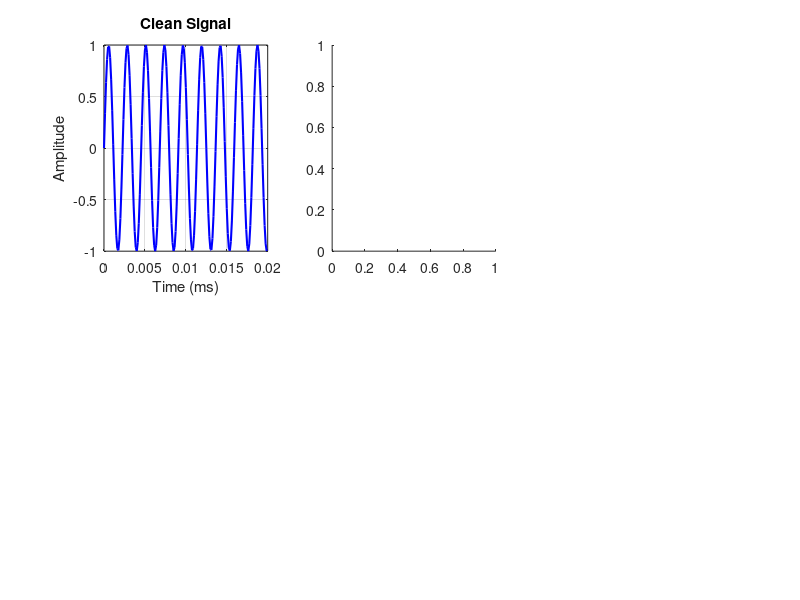

MATLAB code to generate this figure: (Note: this script raises an error after producing the figure.)
%% Lab 1: AWGN & SNR
% TODO-1: Generate clean signal
fs=8000; t=0:1/fs:1; f0=440;
s = sin(2*pi*f0*t); % Fill in!
% TODO-2: Signal power
P_s = mean(s.^2);
% TODO-3: Sigma from SNR_dB=10
SNR_lin = 10^(10/10);
sigma = sqrt(P_s/SNR_lin);
% TODO-4: Add AWGN
n = sigma*randn(size(t)); r = s + n;
% TODO-5: Verify SNR
P_n = mean(n.^2);
SNR_chk = 10*log10(P_s/P_n);
fprintf('%.1f dB\n', SNR_chk);
% TODO-6: Plot 6-panel subplot
figure('Position', [100 100 1200 600]);

% Panel 1: Clean Signal
subplot(2,3,1);
plot(t(1:160), s(1:160), 'b', 'LineWidth', 1.5);
xlabel('Time (ms)');
ylabel('Amplitude');
title('Clean Signal');
grid on;

% Panel 2: Noise Histogram
subplot(2,3,2);
n_noise = sigma*randn(1, 8000);
histogram(n_noise, 50, 'FaceColor', 'r', 'EdgeColor', 'k');
xlabel('Amplitude');
ylabel('Frequency');
title('Noise Histogram');
grid on;

% Panel 3: SNR = +20 dB
snr_vals = [20, 10, 0, -5];
titles = {'VERY GOOD (+20 dB)', 'GOOD (+10 dB)', 'BOUNDARY (0 dB)', 'POOR (-5 dB)'};
for i = 1:4
    SNR_dB = snr_vals(i);
    SNR_lin = 10^(SNR_dB/10);
    sigma_i = sqrt(P_s/SNR_lin);
    n_i = sigma_i*randn(size(t));
    r_i = s + n_i;
    
    subplot(2,3,i+2);
    plot(t(1:160), r_i(1:160), 'LineWidth', 1);
    xlabel('Time (ms)');
    ylabel('Amplitude');
    title(sprintf('SNR = %+d dB', SNR_dB));
    grid on;
end
% TODO-7: sound() at each SNR
for i = 1:length(snr_vals)
    SNR_dB = snr_vals(i);
    SNR_lin = 10^(SNR_dB/10);
    sigma_i = sqrt(P_s/SNR_lin);
    n_i = sigma_i*randn(size(t));
    r_i = s + n_i;
    
    fprintf('Playing SNR = %d dB. Press any key to continue...\n', SNR_dB);
    sound(r_i, fs);
    pause;
end


%Bonus 1: Plot SNR accuracy vs N samples (100 to 100,000)
sample_sizes = [100, 500, 1000, 5000, 10000, 50000, 100000];
snr_errors = zeros(size(sample_sizes));
for i = 1:length(sample_sizes)
    N = sample_sizes(i);
    s_sample = sin(2*pi*f0*(0:N-1)/fs);
    P_s_sample = mean(s_sample.^2);
    
    SNR_dB_target = 10; % Target SNR in dB
    SNR_lin_target = 10^(SNR_dB_target/10);
    sigma_sample = sqrt(P_s_sample/SNR_lin_target);
    
    n_sample = sigma_sample*randn(size(s_sample));
    r_sample = s_sample + n_sample;
    
    P_n_sample = mean(n_sample.^2);
    SNR_dB_estimated = 10*log10(P_s_sample/P_n_sample);
    
    snr_errors(i) = abs(SNR_dB_estimated - SNR_dB_target);
end
figure;
semilogx(sample_sizes, snr_errors, 'b-o', 'LineWidth', 2, 'MarkerSize', 8);
xlabel('Number of Samples (N)');            
ylabel('SNR Estimation Error (dB)');
title('SNR Estimation Error vs Number of Samples', 'FontSize', 12, 'FontWeight', 'bold');
grid on;    

%Bonus 2:
%Colored noise — compare PSD with pwelch()

figure;
fs = 8000;
t = 0:1/fs:1;
f0 = 440;
s = sin(2*pi*f0*t);

% Generate colored noise (e.g., pink noise)
n_colored = filter([1; -0.9], 1, randn(size(t))'); % Simple pink noise generation
n_colored = n_colored / max(abs(n_colored)); % Normalize

% Add colored noise to signal
r_colored = s + 0.5 * n_colored; % Scale colored noise

% Compare PSD using pwelch
[pxx, f] = pwelch(r_colored, 512, [], [], fs);
[pxx_s, ~] = pwelch(s, 512, [], [], fs);
[pxx_n, ~] = pwelch(n_colored, 512, [], [], fs);

figure('Position', [100 100 1000 600]);
semilogy(f, pxx, 'b-', 'LineWidth', 2);
hold on;
semilogy(f, pxx_s, 'r--', 'LineWidth', 2);
semilogy(f, pxx_n, 'g:', 'LineWidth', 2);
xlabel('Frequency (Hz)');
ylabel('Power Spectral Density');
title('PSD Comparison: Colored Noise vs Signal vs Noise');
legend('Colored Noise + Signal (blue solid)', 'Signal Only (red dashed)', 'Colored Noise Only (green dotted)', 'Location', 'best');
grid on;
hold off;

%Bonus 3:
%Estimate SNR WITHOUT knowing original signal
%Assume we only have the noisy signal r_colored
P_r = mean(r_colored.^2);
P_n_est = mean((r_colored - mean(r_colored)).^2); % Estimate noise power
SNR_est = 10*log10(P_r/P_n_est);
fprintf('Estimated SNR = %.1f dB\n', SNR_est);
